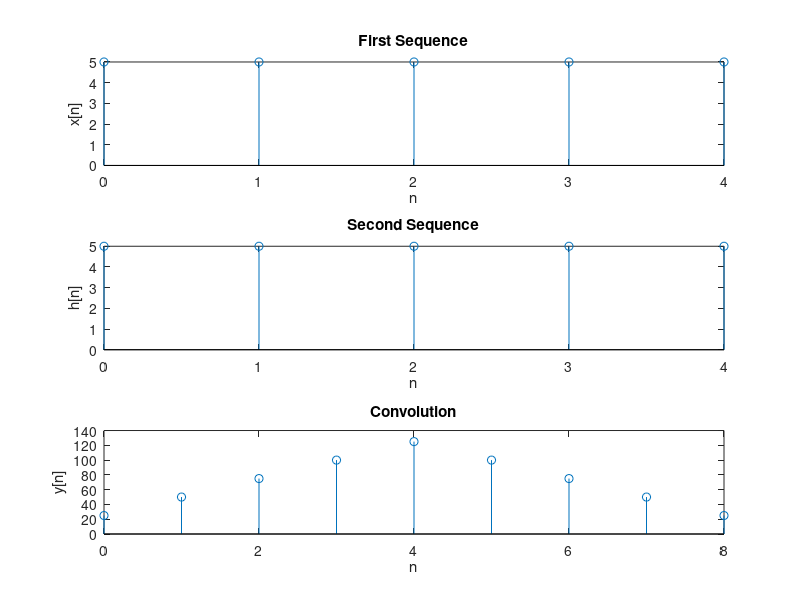

Reproduce this figure in MATLAB.
clc;
clear all;

Nx = input('Enter the length of the first sequence x[n]: ');
x_shift = input('Enter the shift in origin for the first sequence x[n]: ');
x = zeros(1, Nx);
for n = 1:Nx
    x(n) = input(['Enter the value of %d: '],n);
end

Nh = input('Enter the length of the second sequence h[n]: ');
h = zeros(1,Nx);
for n = 1:Nh
    h(n) = input(['Enter the value of %d: '],n);
end

conv_result = conv(x, h);

n_conv = 0:length(conv_result)-1;

figure;

subplot(3, 1, 1);
stem(0:Nx-1, x);
xlabel('n');
ylabel('x[n]');
title('First Sequence');

subplot(3, 1, 2);
stem(0:Nh-1, h);
xlabel('n');
ylabel('h[n]');
title('Second Sequence');

subplot(3, 1, 3);
stem(n_conv, conv_result);
xlabel('n');
ylabel('y[n]');
title('Convolution');
